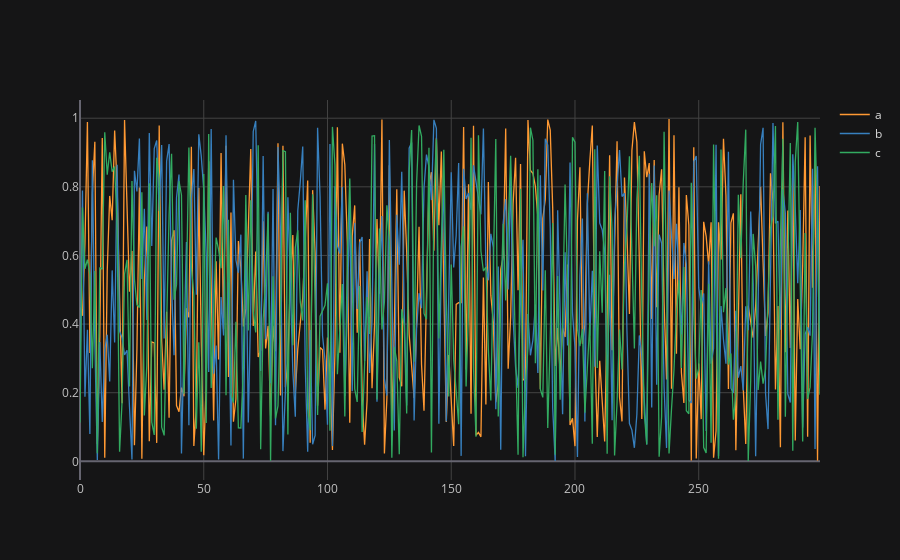

The notebook cell saved with this chart:
### Code cell
df.iplot()

### Figure 1 — Plotly figure (JSON) as saved in the notebook; plotly's stock layout.template omitted (floating-point values rounded to 4 significant figures; data arrays with more than 128 entries replaced by an {"elided": "..."} marker saying what was removed)
{"data": [{"line": {"color": "rgba(255, 153, 51, 1.0)", "dash": "solid", "shape": "linear", "width": 1.3}, "mode": "lines", "name": "a", "text": "", "type": "scatter", "x": {"elided": "300 int values"}, "y": {"elided": "300 float values"}}, {"line": {"color": "rgba(55, 128, 191, 1.0)", "dash": "solid", "shape": "linear", "width": 1.3}, "mode": "lines", "name": "b", "text": "", "type": "scatter", "x": {"elided": "300 int values"}, "y": {"elided": "300 float values"}}, {"line": {"color": "rgba(50, 171, 96, 1.0)", "dash": "solid", "shape": "linear", "width": 1.3}, "mode": "lines", "name": "c", "text": "", "type": "scatter", "x": {"elided": "300 int values"}, "y": {"elided": "300 float values"}}], "layout": {"legend": {"bgcolor": "#151516", "font": {"color": "#D9D9D9"}}, "paper_bgcolor": "#151516", "plot_bgcolor": "#151516", "title": {"font": {"color": "#D9D9D9"}}, "xaxis": {"gridcolor": "#434343", "showgrid": true, "tickfont": {"color": "#C2C2C2"}, "title": {"font": {"color": "#D9D9D9"}, "text": ""}, "zerolinecolor": "#666570"}, "yaxis": {"gridcolor": "#434343", "showgrid": true, "tickfont": {"color": "#C2C2C2"}, "title": {"font": {"color": "#D9D9D9"}, "text": ""}, "zerolinecolor": "#666570"}}}
